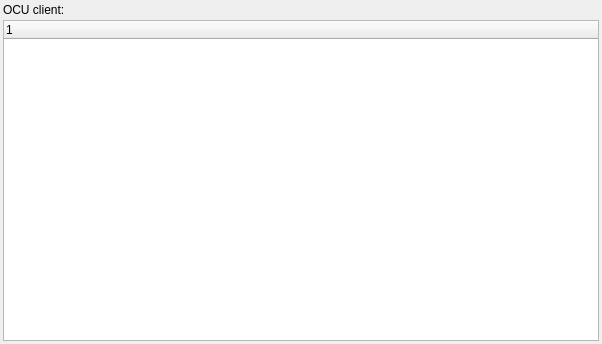
<?xml version="1.0" encoding="UTF-8"?>
<ui version="4.0">
 <class>SystemInfo</class>
 <widget class="QWidget" name="SystemInfo">
  <property name="geometry">
   <rect>
    <x>0</x>
    <y>0</y>
    <width>602</width>
    <height>344</height>
   </rect>
  </property>
  <property name="windowTitle">
   <string>Form</string>
  </property>
  <layout class="QVBoxLayout" name="verticalLayout">
   <property name="spacing">
    <number>3</number>
   </property>
   <property name="margin">
    <number>3</number>
   </property>
   <item>
    <widget class="QLabel" name="label_info">
     <property name="text">
      <string>OCU client:</string>
     </property>
    </widget>
   </item>
   <item>
    <widget class="QTreeWidget" name="treewidget_components">
     <column>
      <property name="text">
       <string notr="true">1</string>
      </property>
     </column>
    </widget>
   </item>
  </layout>
 </widget>
 <resources/>
 <connections/>
</ui>
